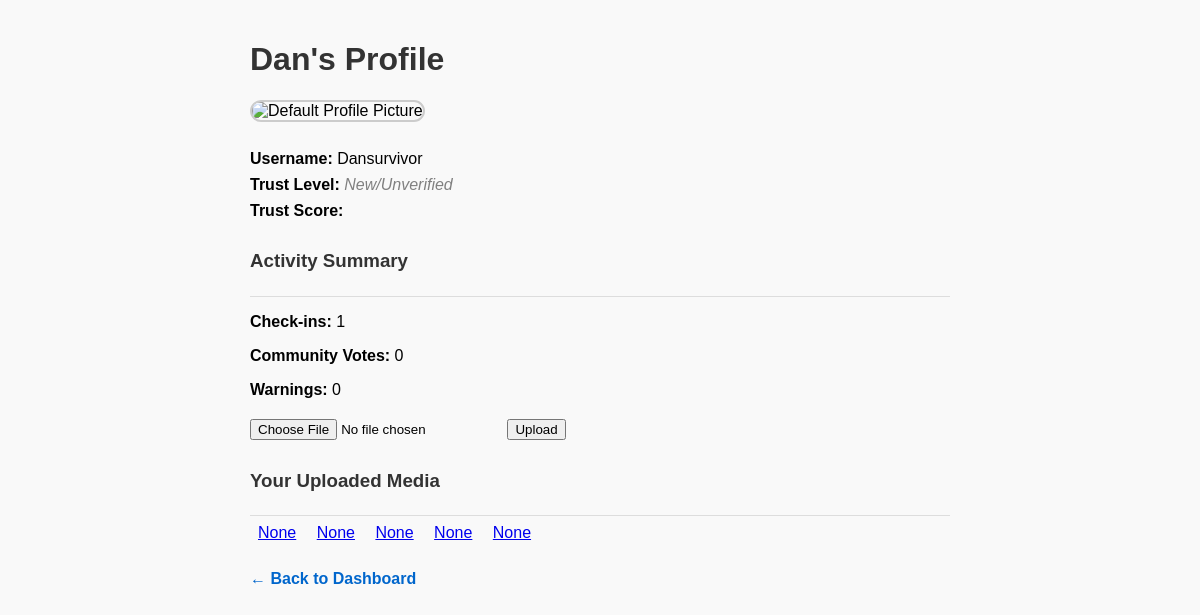
The app's page /profile/14 (signed in) with its own data.
### models.py (models this page shows, shortened)
class User(UserMixin,db.Model):
    __tablename__ = 'users'
    id = db.Column(db.Integer, primary_key=True)
    name = db.Column(db.String(150), nullable=False)
    username = db.Column(db.String(150), unique=True, nullable=False)
    email = db.Column(db.String(150), unique=True, nullable=True)
    password = db.Column(db.String(255), nullable=False)  # hashed
    last_checkin = db.Column(db.DateTime, nullable=True)
    checkin_count = db.Column(db.Integer, default=0)
    proof_upload_count = db.Column(db.Integer, default=0)
    community_votes_count = db.Column(db.Integer, default=0)
    score = db.Column(db.Integer, default=0)
    trust_points = db.Column(db.Integer, default=0)
    trust_score = db.Column(db.Float, default=0.0)  # calculated trust score
    _bio = db.Column(db.LargeBinary, nullable=True)
    @property
    def bio(self):
        if self._bio:
            return decrypt(self._bio)
        return None
    profile_pic = db.Column(db.String(255), nullable=True)
    badge = db.Column(db.String(50), default='New/Unverified')
    trusted = db.Column(db.Boolean, default=False)
    trust_level = db.Column(db.String(50), default='New/Unverified')
    negative_action_count = db.Column(db.Integer, default=0)
    warnings_count = db.Column(db.Integer, default=0)
    negative_marks = db.Column(db.Integer, default=0)
    proof_file = db.Column(db.String(200), nullable=True)
    last_checkin_photo = db.Column(db.String(255), nullable=True)
    user_type = db.Column(db.String(50), default=UserTypeEnum.VICTIM.value, nullable=False)
    is_verified_supporter = db.Column(db.Boolean, default=False)
    _supporter_id_proof = db.Column(db.LargeBinary, nullable=True)
    @property
    def supporter_id_proof(self):
     if self._supporter_id_proof:
        return decrypt(self._supporter_id_proof)
     return None
    verification_status = db.Column(db.String(50), default=VerificationStatusEnum.UNVERIFIED.value)
    verified = db.Column(db.Boolean, default=False)
    media_files = db.relationship('Media', backref='user', lazy=True, cascade='all, delete-orphan')
    checkins = db.relationship('CheckIn', back_populates='user', cascade='all, delete-orphan')
    proofs = db.relationship('ProofUpload', back_populates='user', cascade='all, delete-orphan')
    votes_cast = db.relationship('Vote', foreign_keys='Vote.voter_id', back_populates='voter', cascade='all, delete-orphan')
    votes_received = db.relationship('Vote', foreign_keys='Vote.target_user_id', back_populates='target_user', cascade='all, delete-orphan')
    protected = db.relationship('Protection', foreign_keys='Protection.protector_id', backref='protector', lazy='dynamic', cascade='all, delete-orphan')
    protected_by = db.relationship('Protection', foreign_keys='Protection.protected_id', backref='protected_user', lazy='dynamic', cascade='all, delete-orphan')

class Media(db.Model):
    __tablename__ = 'media'
    id = db.Column(db.Integer, primary_key=True)
    user_id = db.Column(db.Integer, db.ForeignKey('users.id'), nullable=False)
    filename = db.Column(db.String(256), nullable=False)
    original_filename = db.Column(db.String(255), nullable=True)
    media_type = db.Column(db.String(50), nullable=True)
    upload_date = db.Column(db.DateTime, default=datetime.utcnow)

### app.py (the view)
@app.route('/profile/<int:user_id>')
@login_required
def view_profile(user_id):
    user = User.query.get(user_id)
    if not user:
        abort(404)  # User not found
    return render_template('profile.html', user=user)

### app.py (called while the page is built)
@login_manager.user_loader
def load_user(user_id):
    return User.query.get(int(user_id))

@app.context_processor
def inject_user():
    return dict(user=current_user)

### templates/profile.html (shortened to what this page needs)
<!DOCTYPE html>
<html lang="en">
<head>
</head>
<body>
    <h1>{{ user.name }}'s Profile</h1>
    {% if user.profile_pic %}
      <img src="{{ url_for('static', filename='uploads/' + user.profile_pic) }}" alt="{{ user.name }}'s Profile Picture" class="profile-pic" />
    {% else %}
      <img src="{{ url_for('static', filename='default-profile.png') }}" alt="Default Profile Picture" class="profile-pic" />
    {% endif %}
    <div class="user-info">
        <p><strong>Username:</strong> {{ user.username }}</p>
        <p>
          <strong>Trust Level:</strong>
          <span class="{{ 'trust-level-trusted' if user.trusted else 'trust-level-unverified' }}">
            {{ user.trust_level if user.trust_level else ('Trusted' if user.trusted else 'Unverified') }}
          </span>
        </p>
        {% if trust_score is not none %}
          <p><strong>Trust Score:</strong> {{ trust_score }}</p>
        {% endif %}
    </div>
    <div class="section-title"><h3>Activity Summary</h3></div>
    <p><strong>Check-ins:</strong> {{ user.checkin_count or 0 }}</p>
    <p><strong>Community Votes:</strong> {{ user.community_votes_count or 0 }}</p>
    <p><strong>Warnings:</strong> {{ user.warnings_count or 0 }}</p>
    <div class="upload-form">
      <form method="POST" enctype="multipart/form-data" action="{{ url_for('upload_media') }}">
          <input type="file" name="file" required>
          <button type="submit">Upload</button>
      </form>
    </div>
    {% if user.media_files %}
      <div class="section-title"><h3>Your Uploaded Media</h3></div>
      <div class="media-gallery">
        {% for media in user.media_files %}
          <div class="media-item">
            {% if media.media_type in ['image', 'photo'] %}
              <img src="{{ url_for('serve_media', filename=media.filename) }}" alt="media" width="200">
            {% elif media.media_type == 'video' %}
              <video width="320" controls>
                <source src="{{ url_for('serve_media', filename=media.filename) }}">
              </video>
            {% elif media.media_type == 'audio' %}
              <audio controls>
                <source src="{{ url_for('serve_media', filename=media.filename) }}">
              </audio>
            {% else %}
              <a href="{{ url_for('serve_media', filename=media.filename) }}" target="_blank">{{ media.original_filename }}</a>
            {% endif %}
          </div>
        {% endfor %}
      </div>
    {% endif %}
    <a href="{{ url_for('dashboard') }}" class="back-link">← Back to Dashboard</a>
</body>
</html>

### templates/profile.html (style rules this page uses)
body { font-family: Arial, sans-serif; padding: 20px; background: #f9f9f9; max-width: 700px; margin: auto; }
h1, h3 { color: #333; }
.profile-pic { width: 150px; height: 150px; object-fit: cover; border-radius: 75px; border: 2px solid #ccc; margin-bottom: 20px; }
.user-info p { margin: 8px 0; }
.trust-level-unverified { color: gray; font-style: italic; }
.section-title { margin-top: 30px; border-bottom: 1px solid #ddd; padding-bottom: 5px; }
a.back-link { display: inline-block; margin-top: 20px; color: #0066cc; text-decoration: none; font-weight: bold; }
.upload-form { margin: 20px 0; }
.media-item { display: inline-block; margin: 8px; vertical-align: top; }

### records on screen
User: name "Dan", username "Dansurvivor", trust_level "New/Unverified", checkin_count "1", community_votes_count "0", warnings_count "0"
Media: original_filename "None"
Media: original_filename "None"
Media: original_filename "None"
Media: original_filename "None"
Media: original_filename "None"
